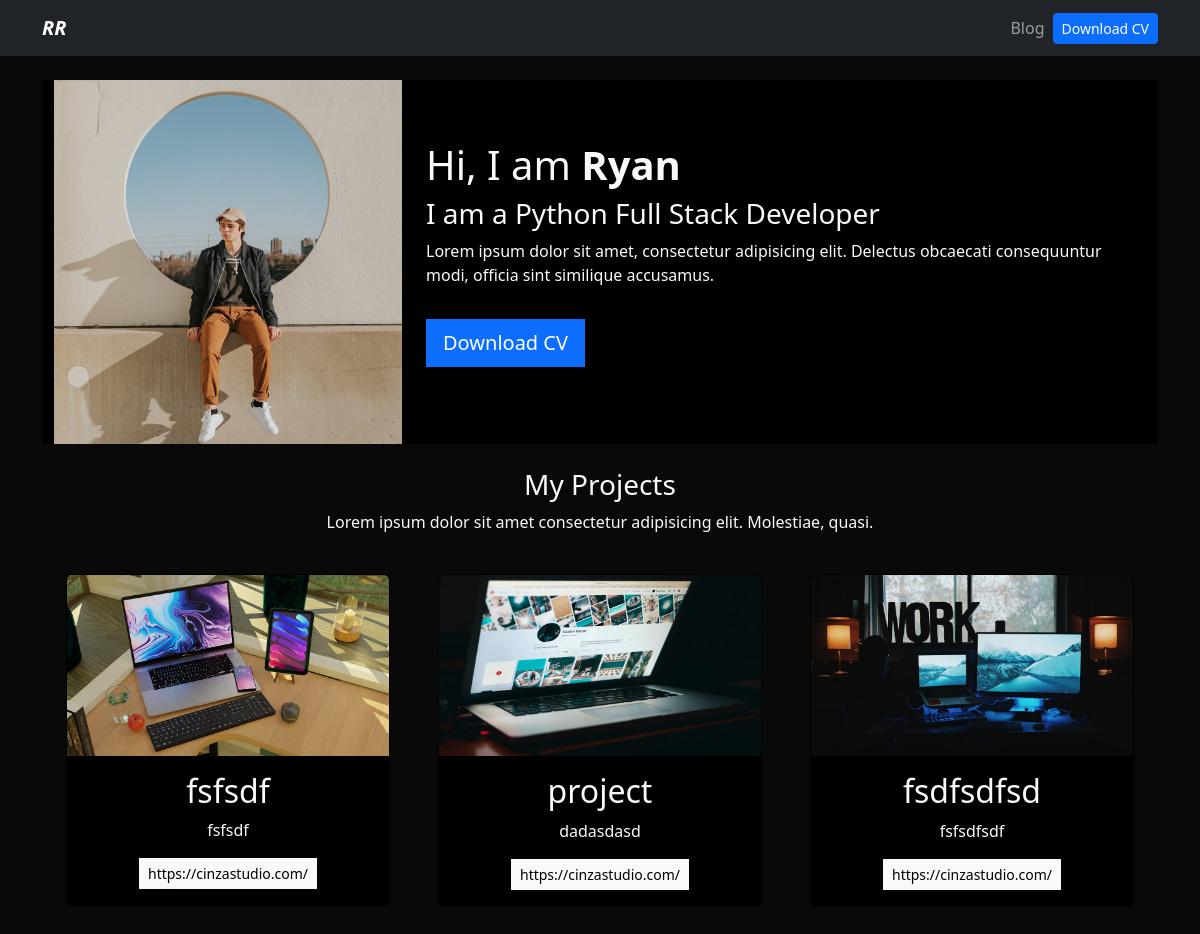
Before: / with the older database file.
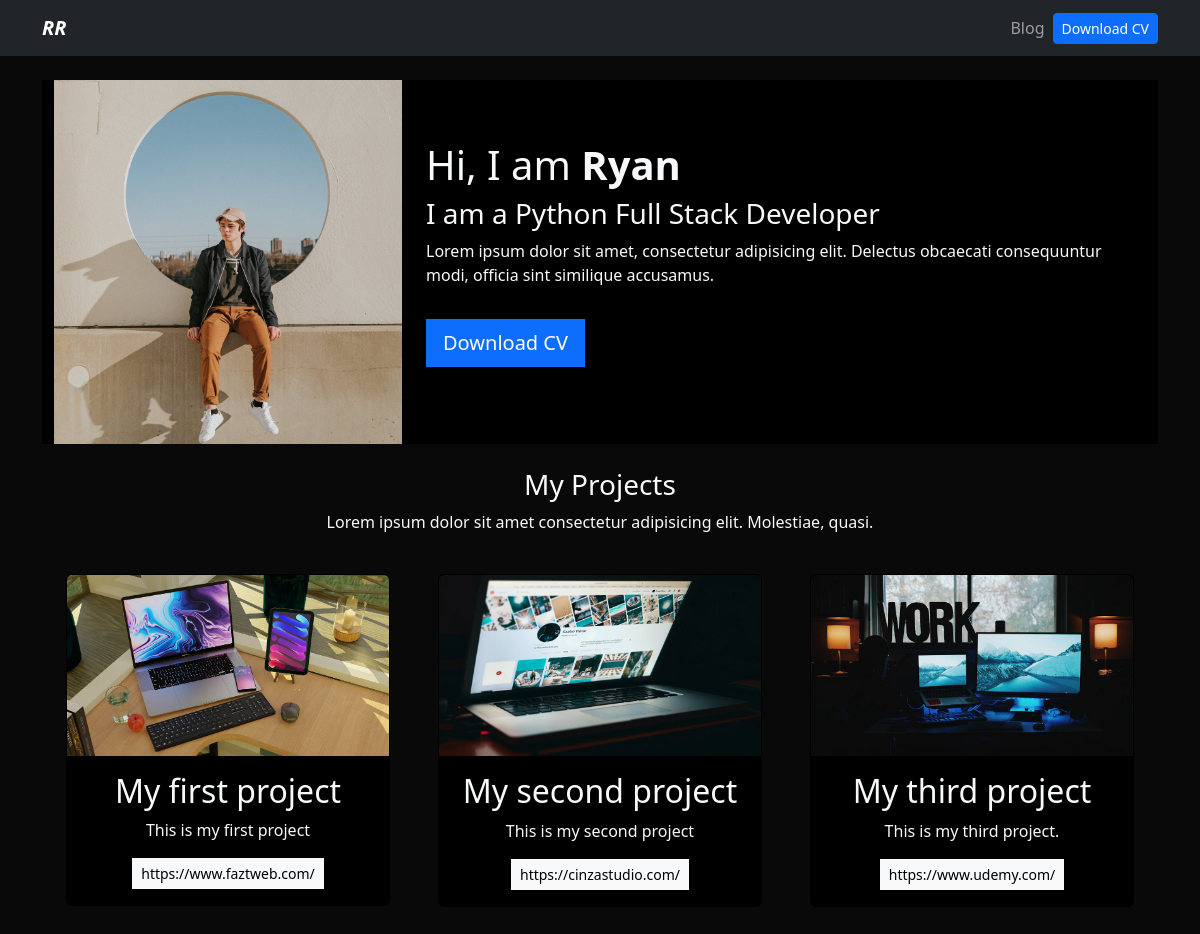
After: the same page with the newer database file.
### portfolio/models.py (models this page shows)
class Project(models.Model):
    title = CharField(max_length=100)
    description = CharField(max_length=250)
    image = ImageField(upload_to='portfolio/images/')
    url = URLField(blank=True)

### portfolio/views.py (the view)
# urls.py: 2. Add a URL to urlpatterns:  path('', views.home, name='home')
def home(request):
    projects = Project.objects.all()
    return render(request, 'home.html', {'projects': projects})

### portfolio/templates/home.html (shortened to what this page needs)
{% extends 'layout.html' %}
{% block content %}
{% load static %}
<header class="row bg-black">
    <div class="col-md-4">
        <img class="img-fluid m-auto" src="{% static 'portfolio/rayul.jpg' %}" alt="">
    </div>
    <div class="col-md-8 my-auto">
        <h1>Hi, I am<strong> Ryan</strong></h1>
        <h3>I am a Python Full Stack Developer</h3>
        <p>Lorem ipsum dolor sit amet, consectetur adipisicing elit. Delectus obcaecati consequuntur modi, officia sint similique accusamus.</p>
        <a href="{% static 'portfolio/cv.pdf' %}" class="btn btn-primary btn-lg rounded-0 my-3" target="_blank">Download CV</a>
    </div>
</header>
<div class="row my-4 text-center">
    <h3>My Projects</h3>
    <p>Lorem ipsum dolor sit amet consectetur adipisicing elit. Molestiae, quasi.</p>
{% for project in projects %}
<div class="col-md-4 p-4">
    <div class="card bg-black card-project">
        <img src="{{project.image.url}}" alt="{{project.title}}" class="card-img-top">
        <div class="card-body">
            <h2>{{project.title}}</h2>
            <p>{{project.description}}</p>
            {% if project.url %}
            <a href="{{project.url}}" class="btn btn-light rounded-0 btn-sm" target="_blank">{{project.url}}</a>
            {% endif %}
        </div>
    </div>
</div>
{% endfor %}
{% endblock %}

### portfolio/templates/layout.html (shortened to what this page needs)
{% load static %}
<!DOCTYPE html>
<html lang="en">
<head>
    <link href="https://cdn.jsdelivr.net/npm/bootstrap@5.2.3/dist/css/bootstrap.min.css" rel="stylesheet">
    <link rel="stylesheet" href="{% static 'main.css' %}">
</head>
<body class="text-light">
    {% include 'partials/navbar.html' %}
    <div class="container p-4">
        {% block content %}
        {% endblock %}
    </div>
</body>
</html>

### portfolio/templates/partials/navbar.html (shortened to what this page needs)
{% load static %}
<nav class="navbar navbar-expand-lg navbar-dark bg-dark">
    <div class="container">
      <a class="navbar-brand fw-bold fst-italic" href="/">RR</a>
      <div class="collapse navbar-collapse" id="navbarNav">
        <ul class="navbar-nav ms-auto">
          <li class="nav-item">
            <a class="nav-link" href="{% url 'blog:posts' %}">Blog</a>
          </li>
          <li class="nav-item d-flex align-items-center">
            <a class="btn btn-primary btn-sm" href="{% static 'portfolio/cv.pdf' %}" target="_blank">Download CV</a>
          </li>
        </ul>
      </div>
    </div>
  </nav>

### portfolio/static/main.css (style rules this page uses)
body { background: #090909; }
.bg-black { background: #000; }
.card-project { border: 1px solid #000; cursor: pointer; }

Changed rows visible on the page:
changed Project: title "fsfsdf" → "My first project"; description "fsfsdf" → "This is my first project"; url "https://cinzastudio.com/" → "https://www.faztweb.com/"
changed Project "https://cinzastudio.com/": title "project" → "My second project"; description "dadasdasd" → "This is my second project"
changed Project: title "fsdfsdfsd" → "My third project"; description "fsfsdfsdf" → "This is my third project."; url "https://cinzastudio.com/" → "https://www.udemy.com/"
